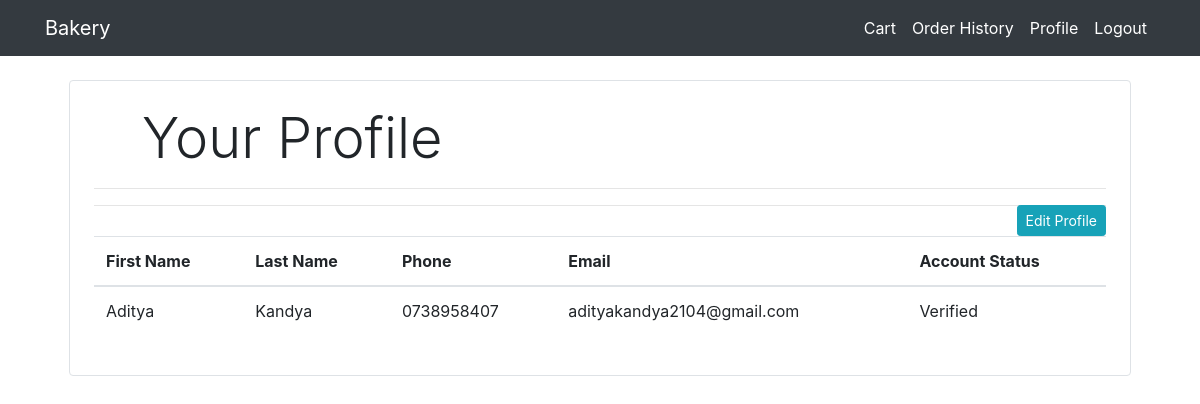
/profile/ (signed in), run on an earlier commit of the app's database.
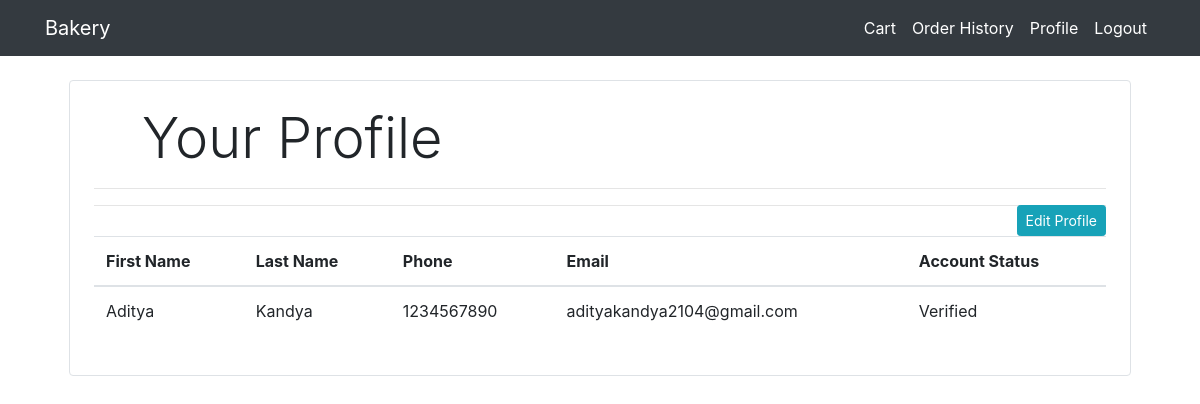
And on a later commit of the database.
### Bakery/models.py (models this page shows, shortened)
class Customer(models.Model):
    first_name = models.CharField(max_length=50,null=True)
    last_name = models.CharField(max_length=50,null=True)
    phone = models.CharField(max_length=10,null=True)
    email = models.EmailField()
    password = models.CharField(max_length=500)
    token = models.CharField(max_length=6, null=True)
    verified = models.BooleanField(default=False)
    @staticmethod
    def get_by_email(email):
        try:
            return Customer.objects.get(email=email)
        except:
            return False

### Bakery/Views/views.py (the view)
# urls.py: path('profile/', views.profile.as_view(), name='Bakery-profile'),
class profile(View):
	def get(self,request):
		customeremail=request.session.get('customer_email')
		customer=Customer.get_by_email(customeremail)
		return render(request, 'Bakery/profile.html', {'customer':customer})

### templates/Bakery/profile.html (shortened to what this page needs)
{%extends 'Partials/base.html'%}
{% block content %}
<div class="container">
   <div class="border rounded p-4 m-4">
        <p class="display-4 pl-4 ml-4">Your Profile</p>
        <hr>
        <table class="table">
            <thead>
                <thead>
                    <a class="btn btn-info btn-sm float-right" href="{% url 'Bakery-editprofile' %}">Edit Profile</a>
                    <hr>
                 </thead>
                <tr>
                    <th>First Name</th>
                    <th>Last Name</th>
                    <th>Phone</th>
                    <th>Email</th>
                    <th>Account Status</th>
                </tr>
            </thead>
            <tbody>
                <tr>
                    {% if customer.verified %}
                    <td>{{customer.first_name}}</td>
                    <td>{{customer.last_name}}</td>
                    <td>{{customer.phone}}</td>
                    <td>{{customer.email}}</td>
                    <td color:green;>Verified</td>
                    {%else%}
                    <td>{{customer.first_name}}</td>
                    <td>{{customer.last_name}}</td>
                    <td>{{customer.phone}}</td>
                    <td>{{customer.email}}</td>
                    <td>Not Verified <a class="btn btn-info btn-sm float-right" href="/verify_user">Verify your account</a></td>
                    {%endif%}
                </tr>
            </tbody>
        </table>
   </div>
</div>
{% endblock %}

What changed in the data, as far as the page shows it:
changed Customer "Aditya": phone "0738958407" → "1234567890"
